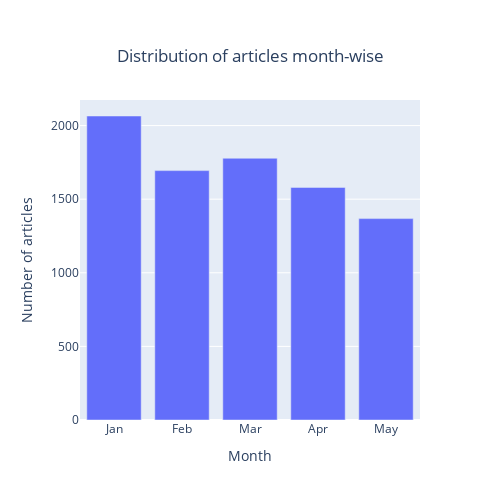

Notebook code cell kept with this figure:
### Code cell
fig = go.Figure([go.Bar(x=dataset_per_month.index.strftime("%b"), y=dataset_per_month)])
fig['layout'].update(title={"text" : 'Distribution of articles month-wise','y':0.9,'x':0.5,'xanchor': 'center','yanchor': 'top'}, xaxis_title="Month",yaxis_title="Number of articles")
fig.update_layout(width=500,height=500)
fig

### Figure 1 — Plotly figure (JSON) as saved in the notebook; plotly's stock layout.template omitted (floating-point values rounded to 4 significant figures)
{"data": [{"type": "bar", "x": ["Jan", "Feb", "Mar", "Apr", "May"], "y": [2065, 1694, 1778, 1580, 1368]}], "layout": {"height": 500, "title": {"text": "Distribution of articles month-wise", "x": 0.5, "xanchor": "center", "y": 0.9, "yanchor": "top"}, "width": 500, "xaxis": {"title": {"text": "Month"}}, "yaxis": {"title": {"text": "Number of articles"}}}}
